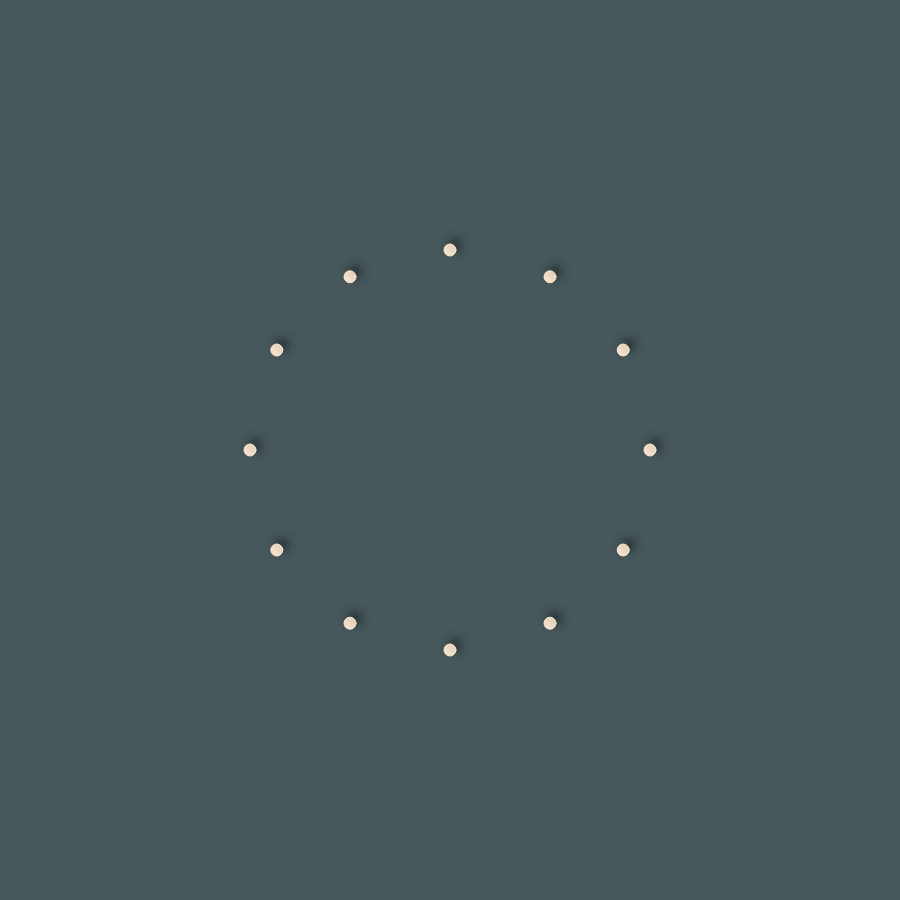
Frame 1 (no input)
Frame 60 (no input): identical to frame 1, image omitted
Frame 120 (the mouse pressed at the canvas centre since frame 60): identical to frame 1, image omitted

The p5.js sketch that drew this single still picture (run headless with seeded random() and noise() and a simulated clock; from frame 60 on, the mouse is pressed at the canvas centre):

// p5.js sketch
// ── sketch.js
function setup(){
  createCanvas(900, 900);
  angleMode(DEGREES);
  colorMode(HSB, 360, 100, 100, 100);

  stroke(32, 18, 99, 100);
  strokeWeight(1);
  fill(32, 18, 99, 100);//color name: 薄卵色 うすたまごいろ
}

function draw(){
  background(191, 23, 36, 100);//color name: 錆鼠 さびねず
  translate(width/2, height/2);

  shadow();
  balls(200);
}


function balls(radius){
  // let density = map(mouseX, 0, width, 360, 30);
  // if(density < 30) density = 30;

  let offset = map(mouseX, 0, width, 0, 360);

  for(let theta = 0; theta < 360; theta += 30){
    let ballX = radius * cos(theta+offset);
    let ballY = radius * sin(theta+offset);
    ellipse(ballX, ballY, 12, 12);
  }
}

function shadow(){
  drawingContext.shadowOffsetX = 5;
  drawingContext.shadowOffsetY = -5;
  drawingContext.shadowBlur = 8;
  drawingContext.shadowColor = 'rgba(39, 49, 51, 100)';
}
